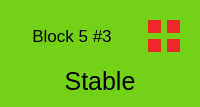
               <widget class="QWidget" name="cell_n3" native="true">
                <property name="styleSheet">
                 <string notr="true">background-color: rgb(115, 210, 22);
border-color: rgb(255, 255, 255);</string>
                </property>
                <layout class="QGridLayout" name="gridLayout_7">
                 <item row="0" column="0">
                  <widget class="QLabel" name="n3">
                   <property name="font">
                    <font>
                     <pointsize>13</pointsize>
                    </font>
                   </property>
                   <property name="text">
                    <string>Block 5 #3</string>
                   </property>
                   <property name="alignment">
                    <set>Qt::AlignCenter</set>
                   </property>
                  </widget>
                 </item>
                 <item row="0" column="1">
                  <widget class="QWidget" name="w3" native="true">
                   <property name="sizePolicy">
                    <sizepolicy hsizetype="Fixed" vsizetype="Fixed">
                     <horstretch>0</horstretch>
                     <verstretch>0</verstretch>
                    </sizepolicy>
                   </property>
                   <property name="minimumSize">
                    <size>
                     <width>50</width>
                     <height>50</height>
                    </size>
                   </property>
                   <property name="maximumSize">
                    <size>
                     <width>50</width>
                     <height>50</height>
                    </size>
                   </property>
                   <layout class="QGridLayout" name="gridLayout_8">
                    <item row="0" column="0">
                     <widget class="QWidget" name="n3_mainsys" native="true">
                      <property name="styleSheet">
                       <string notr="true">background-color: rgb(239, 41, 41);</string>
                      </property>
                     </widget>
                    </item>
                    <item row="0" column="1">
                     <widget class="QWidget" name="n3_mainradar" native="true">
                      <property name="styleSheet">
                       <string notr="true">background-color: rgb(239, 41, 41);</string>
                      </property>
                     </widget>
                    </item>
                    <item row="1" column="0">
                     <widget class="QWidget" name="n3_subsys" native="true">
                      <property name="styleSheet">
                       <string notr="true">background-color: rgb(239, 41, 41);</string>
                      </property>
                     </widget>
                    </item>
                    <item row="1" column="1">
                     <widget class="QWidget" name="n3_subradar" native="true">
                      <property name="styleSheet">
                       <string notr="true">background-color: rgb(239, 41, 41);</string>
                      </property>
                     </widget>
                    </item>
                   </layout>
                  </widget>
                 </item>
                 <item row="1" column="0" colspan="2">
                  <widget class="QLabel" name="n3_display">
                   <property name="font">
                    <font>
                     <pointsize>19</pointsize>
                    </font>
                   </property>
                   <property name="styleSheet">
                    <string notr="true">border-color: rgb(255, 255, 255);</string>
                   </property>
                   <property name="text">
                    <string>Stable</string>
                   </property>
                   <property name="alignment">
                    <set>Qt::AlignCenter</set>
                   </property>
                  </widget>
                 </item>
                </layout>
               </widget>
